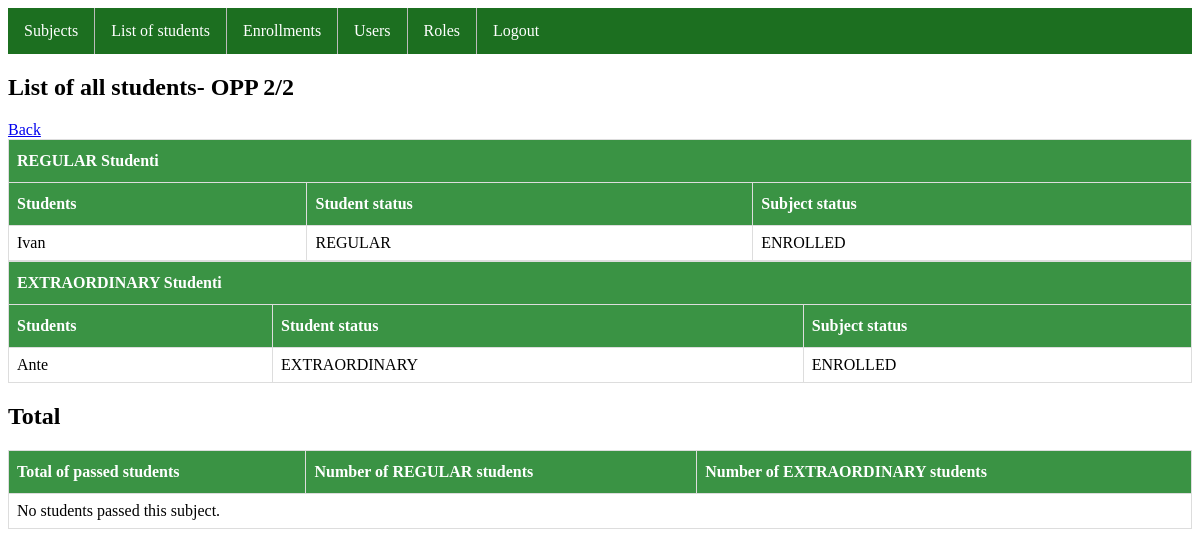
/app/subject/17/enrollment/ (signed in), run on the app's committed database.
### enroll_app/models.py (models this page shows, shortened)
class Subject(models.Model):
    CHOICES = (('YES', 'yes'), ('NO', 'no'))
    name = models.CharField(max_length=50, unique=True)
    code = models.CharField(max_length=50, unique=True)
    program = models.TextField()
    ects = models.IntegerField()
    sem_regular = models.IntegerField()
    sem_extraordinary = models.IntegerField()
    elective_subject = models.CharField(max_length=50, choices=CHOICES)
    professor = models.ForeignKey(User, on_delete=models.CASCADE, limit_choices_to={'role__name': 'PROFESSOR'})

class User(AbstractUser):
    STATUS = (('NONE', 'none'), ('REGULAR', 'regular'), ('EXTRAORDINARY', 'extraordinary'))
    role = models.ForeignKey(Role, on_delete=models.PROTECT, null=True)
    status = models.CharField(max_length=50, choices=STATUS, null=True)

class Enrollment(models.Model):
    CHOICES = (('ENROLLED', 'enrolled'), ('PASSED', 'passed'), ('FAILED', 'failed'))
    student = models.ForeignKey(User, on_delete=models.CASCADE, limit_choices_to={'role__name': 'STUDENT'})
    subject = models.ForeignKey(Subject, on_delete=models.CASCADE)
    status = models.CharField(max_length=50, choices=CHOICES, default='enrolled')
    class Meta:
        unique_together = ['student', 'subject']

### enroll_app/views.py (the view)
# urls.py: path('subject/<int:subject_id>/enrollment/', views.subject_enrollment, name='subject_enrollment'),
@login_required(login_url='enroll_app:user_login')
def subject_enrollment(request, subject_id):
    admin = check_is_admin(request.user)
    if admin:
        subject = get_object_or_404(Subject, pk=subject_id)
        enrollments = subject.enrollment_set.all()
        total_students = 0
        total_extraordinary = 0
        total_regular = 0
        for passed in enrollments:
            if passed.status == 'PASSED':
                total_students += 1
                if passed.student.status == 'EXTRAORDINARY':
                    total_extraordinary += 1
                else:
                    total_regular += 1
        return render(request, 'subject_enrollment.html', {'subject': subject, 'enrollments': enrollments, 'is_admin':admin, 'total_regular':total_regular, 'total_extraordinary':total_extraordinary, 'total_students':total_students})
    else:
        return HttpResponse("ACCESS DENIED -  You're not ADMIN")

### enroll_app/views.py (called while the page is built)
def check_is_admin(user):
    return user.role.name == 'ADMIN' if user.role else False

### enroll_app/templates/subject_enrollment.html
{% extends 'base.html' %}
{% block content %}
<h2>List of all students- {{ subject.name }}</h2>
<a href="{% url 'enroll_app:subject_list' %}">Back</a>
{% regroup enrollments by student.status as student_status %}
{% for group in student_status %}
<table id="list">
  <thead>
    <tr>
      <th colspan="5">{{ group.grouper }} Studenti</th>
    </tr>
    <tr>
      <th>Students</th>
      <th>Student status</th>
      <th>Subject status</th>
    </tr>
  </thead>
  <tbody>
    {% for student in group.list %}
    <tr>
      <td>{{ student.student.username }}</td>
      <td>{{ student.student.status}}</td>
      <td>{{ student.status}}</td>
    </tr>
    {% empty %}
    <tr>
      <td colspan="3">No enrollments found for this subject.</td>
    </tr>
    {% endfor %}
  </tbody>
</table>
{% endfor%}
<h2>Total</h2>
<table id="list">
  <thead>
    <tr>
      <th>Total of passed students</th>
      <th>Number of REGULAR students</th>
      <th>Number of EXTRAORDINARY students</th>
    </tr>
  </thead>
  <tbody>
    {% if total_students %}
    <tr>
      <td>{{ total_students }}</td>
      <td>{{ total_regular }}</td>
      <td>{{ total_extraordinary }}</td>
    </tr>
    {% else %}
    <tr>
      <td colspan="3">No students passed this subject.</td>
    </tr>
    {% endif %}
  </tbody>
</table>
{% endblock %}

### enroll_app/static/style.css (style rules this page uses)
#list { border-collapse: collapse; width: 100%; }
#list td, #list th { border: 1px solid #ddd; padding: 8px; }
#list tr:nth-child(even) { background-color: #f2f2f2; }
#list th { padding-top: 12px; padding-bottom: 12px; text-align: left; background-color: #3a9344; color: white; }

### data on the page
Subject: name "OPP 2/2"
User: grouper "REGULAR"
Enrollment: student.username "Ivan", student.status "REGULAR", status "ENROLLED"
User: grouper "EXTRAORDINARY"
Enrollment: student.username "Ante", student.status "EXTRAORDINARY", status "ENROLLED"
